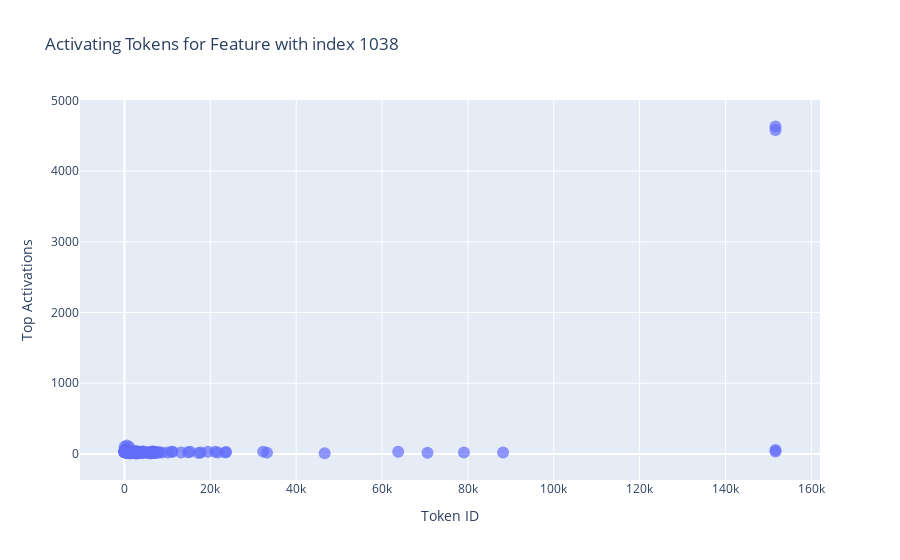

Notebook cell for this chart:
### Code cell
plot_acts_and_tokens_relation_scatter(
    all_acts_token_acts_relation,
    title=f'Activating Tokens for Feature with index {prominent_feature_idx}'
)

### Figure 1 — Plotly figure (JSON) as saved in the notebook; plotly's stock layout.template omitted (floating-point values rounded to 4 significant figures; data arrays with more than 128 entries replaced by an {"elided": "..."} marker saying what was removed)
{"data": [{"hovertemplate": "Token ID=%{x}<br>Top Activations=%{y}<extra></extra>", "legendgroup": "", "marker": {"color": "#636efa", "opacity": 0.7, "size": 12, "symbol": "circle"}, "mode": "markers", "name": "", "orientation": "v", "showlegend": false, "type": "scatter", "x": {"elided": "160 int values"}, "xaxis": "x", "y": {"elided": "160 float values"}, "yaxis": "y"}], "layout": {"legend": {"tracegroupgap": 0}, "title": {"text": "Activating Tokens for Feature with index 1038"}, "xaxis": {"anchor": "y", "domain": [0, 1], "title": {"text": "Token ID"}}, "yaxis": {"anchor": "x", "domain": [0, 1], "title": {"text": "Top Activations"}}}}
